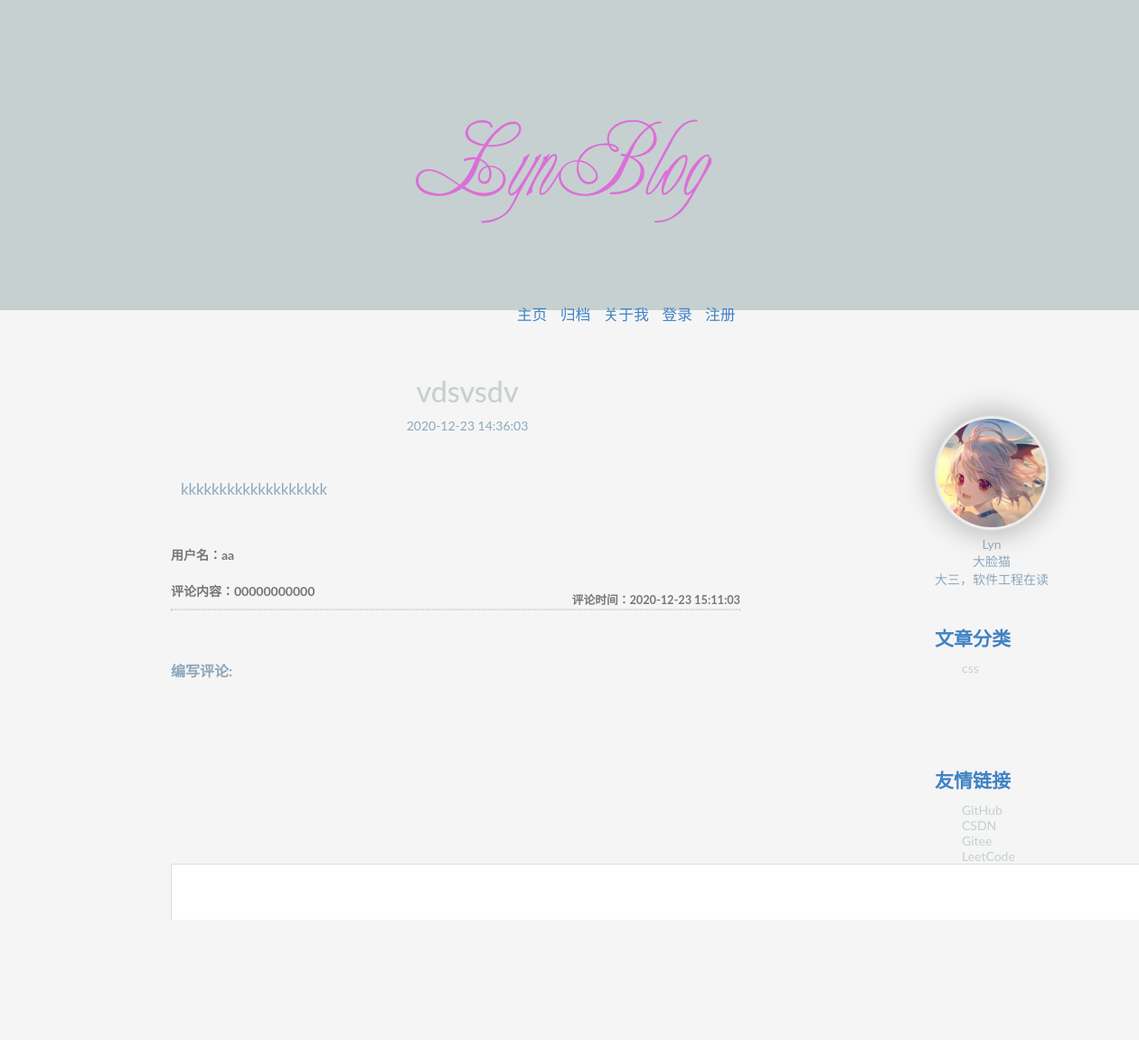
/article.php?id=14, run on the app's committed database.
### tables this page shows
CREATE TABLE `friends` (
  `name` varchar(254) NOT NULL,
  `url` varchar(500) NOT NULL
);

CREATE TABLE `articles` (
  `id` int NOT NULL AUTO_INCREMENT,
  `title` varchar(254) NOT NULL,
  `tag` varchar(254) NOT NULL,
  `date` varchar(254) NOT NULL,
  `contents` varchar(10000) NOT NULL,
  PRIMARY KEY (`id`)
);

CREATE TABLE `msgboard` (
  `id` int NOT NULL,
  `name` varchar(254) NOT NULL,
  `contents` varchar(800) NOT NULL,
  `date` varchar(50) NOT NULL,
  `article_id` varchar(1000) DEFAULT NULL
);

### article.php (the view, shortened to what this page needs)
<!DOCTYPE html PUBLIC "-//W3C//DTD XHTML 1.0 Transitional//EN""http://www.w3.org/TR/xhtml1/DTD/xhtml1-transitional.dtd">
<html xmlns="http://www.w3.org/1999/xhtml">
<?php
include("config.php");
$id = isset($_GET['id']);
if (isset($id)) {
    $result = mysqli_query($con, "SELECT * FROM articles WHERE id =  ". $_GET['id']);
}
$sql = "select * from msgboard where article_id = " . $_GET['id'];
$result1 = mysqli_query($con,$sql);
$sql2 = "select * from friends";
$result2 = mysqli_query($con, $sql2);
$tagsSql = "select distinct tag from articles";
$tagsRes = mysqli_query($con, $tagsSql);
$isLogin = $_COOKIE['isLogin'];
?>
<head>
    <link rel="stylesheet" href="css/common.css">
    <link rel="stylesheet" href="css/article.css">
    <link rel="stylesheet" href="css/markdown.css">
</head>
<body>
<div id="container">
    <div id="wrap">
        <header id="header">
            <div id="banner">
                <img src="images/banner.png" alt="">
            </div>
            <ul>
                <li><a href="index.php">主页</a></li>
                <li><a href="archives.php">归档</a></li>
                <li><a href="about.php">关于我</a></li>
                <?php
                if ($isLogin == 0) {
                    ?>
                    <li><a href="login.php">登录</a></li>
                    <li><a href="register.php">注册</a></li>
                    <?php
                }
                    ?>
            </ul>
        </header>
    </div>
    <aside>
        <div id="profile">
            <img class="profile img-circle loading" src="images/me.jpg" alt=""/>
            <p>Lyn</p>
            <p>大脸猫</p>
            <p>大三，软件工程在读</p>
        </div>
        <div id="article-catalog">
            <h1 class="catalog">文章分类</h1>
            <ul>
                <?php
                while ($row = mysqli_fetch_array($tagsRes)) {
                    ?>
                    <li><a href="#"><?php echo $row[0] ?></a></li>
                    <?php
                }
                ?>
            </ul>
        </div>
        <div id="friend-link">
            <h1 class="catalog">友情链接</h1>
            <ul>
                <?php
                while ($row = mysqli_fetch_array($result2)) {
                    ?>
                    <li><a href="<?php echo $row[1] ?>"><span><?php echo $row[0]?></span></a></li>
                    <?php
                }
                ?>
            </ul>
        </div>
    </aside>
    <div class="article-inner">
        <div class="article-header">
            <?php
            while ($row = mysqli_fetch_array($result))
            {
            ?>
            <h1 class="article-title"><a href="#"><?php echo $row[1] ?></a></h1>
            <p><?php echo $row[3] ?></p></div>
        <div class="article-body"><p><?php echo $row[4] ?></p></div>
        <?php
        }
        ?>
    </div>
    <div id="other-comments" class="other-comments">
        <?php
        while ($row = mysqli_fetch_array($result1)) {
            ?>
            <h6 class="commenter">用户名：<?php echo $row[1]; ?></h6>
            <h6 class="date">评论时间：<?php echo $row[3]; ?></h6>
            <h6 class="comments">评论内容：<?php echo $row[2]; ?></h6>
            <div class="divider-for-comments"></div>
        <?php
        }
        ?>
    </div>
    <div id="comments" class="comments-area">
        <h4>编写评论:</h4>
        <form name="form1" id="form1" method="post" action="post.php" onsubmit="return CheckPost();">
            <p><label for="contents"></label><textarea name="contents" id="contents" cols="135" rows="1"></textarea></p>
            <p>
                <input type="submit" name="button" id="button" value="发送">
                <input type="reset" name="button2" id="button2" value="清空">
            </p>
        </form>
    </div>
</div>
</body>
</html>

### css/common.css (style rules this page uses)
* { vertical-align: baseline; font-weight: inherit; font-family: inherit; font-style: inherit; font-size: 100%; outline: 0; padding: 0; margin: 0; border: 0; }
body { background-color: #f5f5f5; font-family: Lato, "Microsoft Jhenghei", "Hiragino Sans GB", "Microsoft YaHei", sans-serif; font-size: 14px; color: #8da7bb; font-smoothing: antialiased; -webkit-font-smoothing: antialiased; }
ul li { list-style: none; }
a { text-decoration: none; color: #c6d0d1; }
a:link, a:visited { color: #c6d0d1; }
img.profile { max-width: 120px; margin-top: 50px; -webkit-transition: 500ms; -moz-transition: 500ms; margin-bottom: 10px; transition: 500ms; border-radius: 100px; -moz-border-radius: 100px; -webkit-border-radius: 100px; -webkit-box-shadow: 0px 0px 2px 3px rgba(255, 255, 255, 0.7), 0px 0px 30px 8px rgba(0, 0, 0, 0.25); -moz-box-shadow: 0px 0px 2px 3px rgba(255, 255, 255, 0.7), 0px 0px 30px 8px rgba(0, 0, 0, 0.25); box-shadow: 0px 0px 2px 3px rgba(255, 255, 255, 0.7), 0px 0px 30px 8px rgba(0, 0, 0, 0.25); }
#header { background-color: #c6d0d1; height: 343px; margin-bottom: 70px; }
#header ul { font-size: 1.2em; word-spacing: 10px; list-style: none; margin-left: 43%; margin-top: 5%; }
#header a:link, #header a:visited { text-decoration: none; color: #4183C4; }
#banner img { position: relative; margin-left: 35%; margin-top: 7%; }
#header ul li { display: inline; }
#article-catalog { margin-bottom: 100px; }
#profile { text-align: center; margin-bottom: 40px; display: block; }
h1.catalog { font-size: 1.5em; color: #4183C4; }
aside { float: right; margin-left: 100px; margin-right: 100px; display: block; }
.article-header { display: inline; }
.article-inner { padding-left: 100px; margin-top: 50px; margin-bottom: 50px; }
.article-inner h1 { font-size: 2.3em; width: 250px; overflow: visible; font-weight: 500; }
.article-inner a:link { text-decoration: none; }
.article-body { margin-top: -50px; padding-left: 300px; width: 400px; }
.article-body p { font-size: 1.2em; line-height: 1.4em; height: 4.2em; width: 600px; text-overflow: ellipsis; overflow: hidden; }
.comments-area { margin-left: 35%; display: block; margin-bottom: 100px; }
.comments-area p { margin-bottom: 20px; }

### css/article.css (style rules this page uses)
.article-inner h1 { display: block; width: 80%; overflow: visible; text-align: center; }
.article-header p { text-align: center; }
.article-body { width: 800px; display: block; }
.article-body p { font-size: 1.2em; line-height: 1.4em; height: inherit; width: inherit; text-overflow: inherit; overflow: inherit; }
button, input, textarea { border: 2px solid #d4d0ba; font-family: inherit; padding: 5px; }
input, textarea { border: 1px solid #ddd; -webkit-border-radius: 2px; -moz-border-radius: 2px; border-radius: 2px; font-weight: 300; color: #888; height: 40px; max-width: 100% !important; padding: 0 10px; }
textarea { height: auto; max-width: 100% !important; padding: 24px; }
button, input[type="submit"], input[type="button"], input[type="reset"] { background: transparent; border-radius: 0; cursor: pointer; display: inline-block; font-family: Arial, sans-serif; font-weight: 400; height: 40px; line-height: 40px; margin: 40px 0 0 0; padding: 0 40px; text-transform: uppercase; text-decoration: none; -webkit-transition: all 0.3s ease-out; -moz-transition: all 0.3s ease-out; -ms-transition: all 0.3s ease-out; transition: all 0.3s ease-out; }
.article-inner a:link { text-decoration: none; }
.article-body { padding-left: inherit; margin-top: inherit; }
.comments-area { margin-left: 15%; margin-bottom: 100px; }
.comments-area p { margin-bottom: 20px; }
.other-comments { width: 50%; margin-left: 15%; font-size: 1.3em; margin-bottom: 3em; }
h6.commenter { font-weight: bold; }
h6.date { float: right; font-size: 0.7em; }
h6.comments { width: 60%; }
.divider-for-comments { border: #c7d0d5 dotted 1px; }

### css/markdown.css (style rules this page uses)
h1, h2, h3, h4, h5, h6 { margin: 20px 0 10px; padding: 0; font-weight: bold; -webkit-font-smoothing: antialiased; }
h1 { font-size: 28px; color: #000; }
h4 { font-size: 16px; }
h6 { color: #777; font-size: 14px; }
h1 + p, h2 + p, h3 + p, h4 + p, h5 + p, h6 + p { margin-top: 10px; }
a { color: #4183C4; text-decoration: none; }
ul, ol { padding-left: 30px; }
ul li > :first-child, ol li > :first-child, ul li ul:first-of-type, ol li ol:first-of-type, ul li ol:first-of-type, ol li ul:first-of-type { margin-top: 0px; }

### data on the page
friends: name "GitHub"
friends: name "CSDN"
friends: name "Gitee"
friends: name "LeetCode"
articles: title "vdsvsdv", date "2020-12-23 14:36:03", contents "kkkkkkkkkkkkkkkkkkk"
msgboard: name "aa", date "2020-12-23 15:11:03", contents "00000000000"

### other printed values
$row[0] "css"
